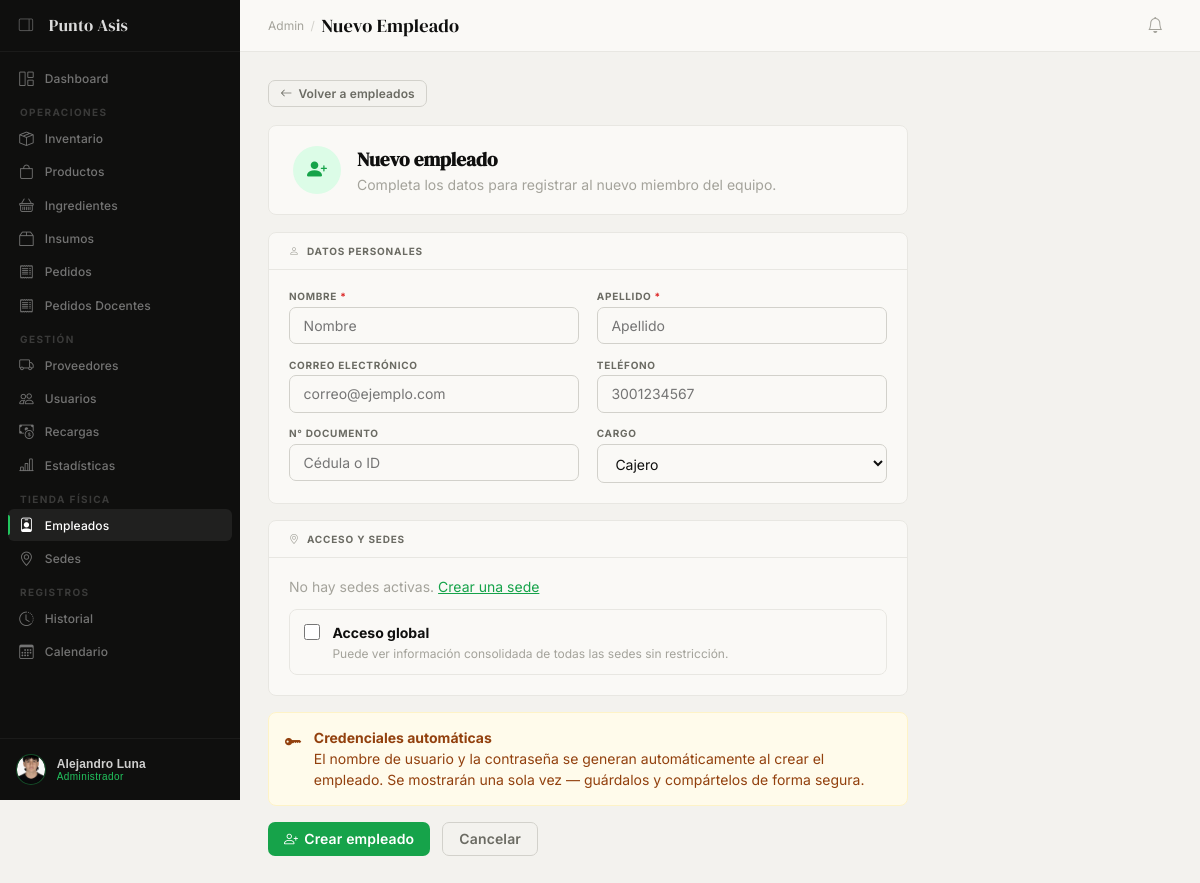
The app's page /admin-panel/empleados/nuevo/ (signed in), older data.
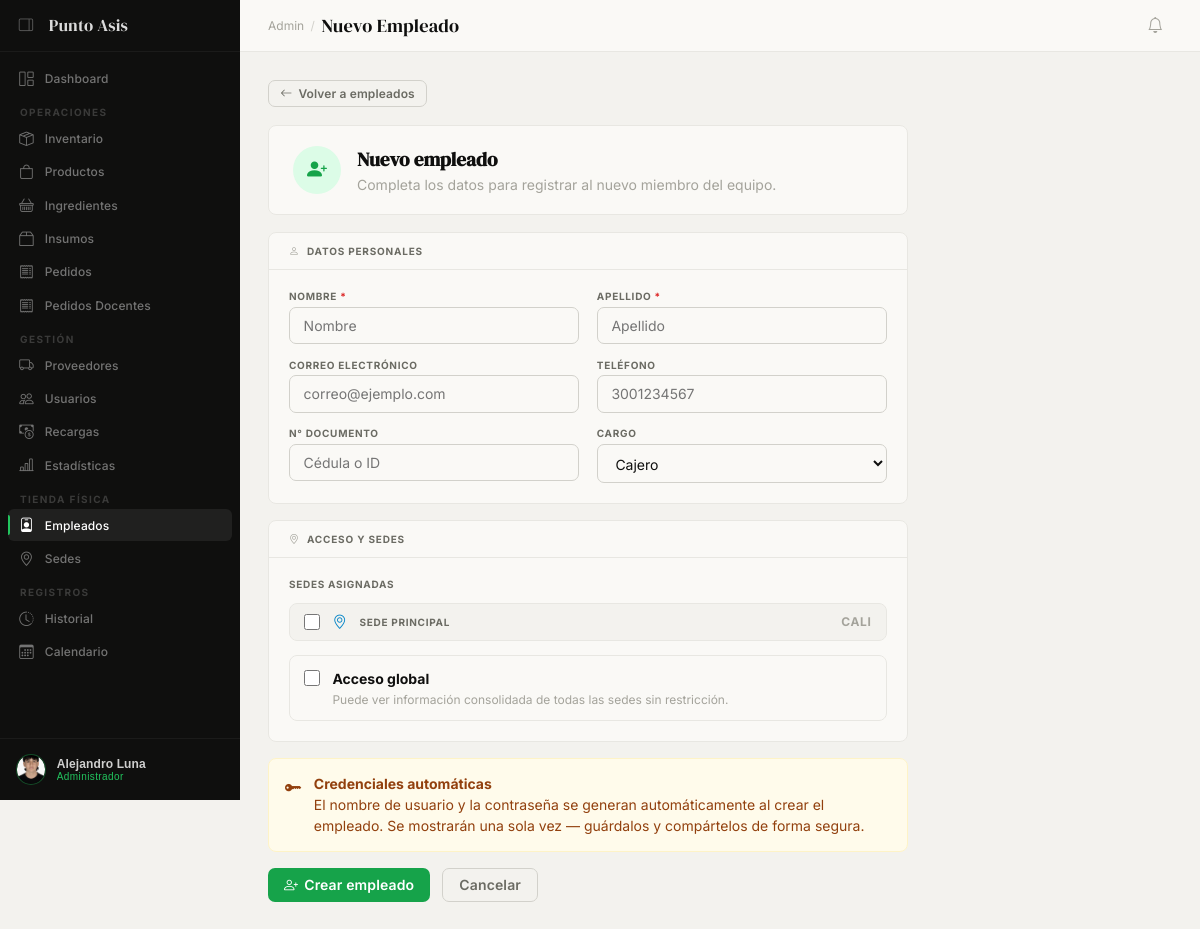
The same page, newer data.
### authentication/models.py (models this page shows, shortened)
class Sede(models.Model):
    nombre    = models.CharField(max_length=100, unique=True)
    direccion = models.CharField(max_length=200, blank=True)
    ciudad    = models.CharField(max_length=100, default='Cali')
    activa    = models.BooleanField(default=True)
    created_at = models.DateTimeField(auto_now_add=True)
    class Meta:
        verbose_name = 'Sede'
        verbose_name_plural = 'Sedes'
        ordering = ['nombre']

### app_admin/views.py (the view)
    @login_required(login_url='/login/')
    def wrapper(request, *args, **kwargs):
        try:
            if request.user.perfil.rol != 'admin':
                messages.error(request, 'No tienes permisos de administrador.')
                return redirect('authentication:login')
        except Perfil.DoesNotExist:
            return redirect('authentication:login')
        return view_func(request, *args, **kwargs)

### app_admin/models.py (called while the page is built)
    @property
    def stock_real(self):
        total = self.lotes.filter(
            cantidad_base__gt=0,
            fecha_vencimiento__gte=datetime.date.today()
        ).aggregate(total=models.Sum('cantidad_base'))['total']
        return round(float(total or 0), 3)

    @property
    def stock_bajo(self):
        return 0 < self.stock_real <= float(self.stock_minimo)

### app_admin/views.py (called while the page is built)
def admin_required(view_func):
    @login_required(login_url='/login/')
    def wrapper(request, *args, **kwargs):
        try:
            if request.user.perfil.rol != 'admin':
                messages.error(request, 'No tienes permisos de administrador.')
                return redirect('authentication:login')
        except Perfil.DoesNotExist:
            return redirect('authentication:login')
        return view_func(request, *args, **kwargs)
    wrapper.__name__ = view_func.__name__
    return wrapper

def _ctx(extra=None):
    ctx = {'alertas': _get_alertas()}
    if extra:
        ctx.update(extra)
    return ctx

### app_admin/templates/app_admin/empleado_nuevo.html (shortened to what the changed rows need)
{% extends 'app_admin/base_admin.html' %}
{% load static %}
{% block content %}
<div class="new-emp-wrap">
  <div class="new-emp-hero">
    <div>
      <h2>Nuevo empleado</h2>
    </div>
  </div>
  <form method="post" style="display:flex;flex-direction:column;gap:1rem;">
    <div class="form-section">
      <div class="form-section-body">
        {% if sedes %}
        <div class="field">
          <label class="field-label" style="margin-bottom:.5rem;">Sedes asignadas</label>
          <div style="display:flex;flex-direction:column;gap:.4rem;">
            {% for s in sedes %}
            <label class="sede-toggle">
              <input type="checkbox" name="sedes" value="{{ s.pk }}">
              <i class="bi bi-geo-alt" style="color:var(--sky);font-size:.9rem;"></i>
              {{ s.nombre }}
              <span style="margin-left:auto;font-size:var(--text-xs);color:var(--ash);">{{ s.ciudad }}</span>
            </label>
            {% endfor %}
          </div>
        </div>
        {% else %}
        <div style="color:var(--ash);font-size:var(--text-sm);">
          No hay sedes activas.
          <a href="{% url 'app_admin:sedes' %}" style="color:var(--leaf);">Crear una sede</a>
        </div>
        {% endif %}
        <label class="global-toggle">
          <input type="checkbox" name="es_global">
          <div class="global-toggle-text">
          </div>
        </label>
      </div>
    </div>
  </form>
</div>
{% endblock %}

Row changes from the older to the newer data that the page shows:
added Sede: nombre "SEDE PRINCIPAL", ciudad "CALI"
Text that changed along with them:
text no longer shown: "No hay sedes activas. Crear una sede"
text now shown: "SEDES ASIGNADAS"
